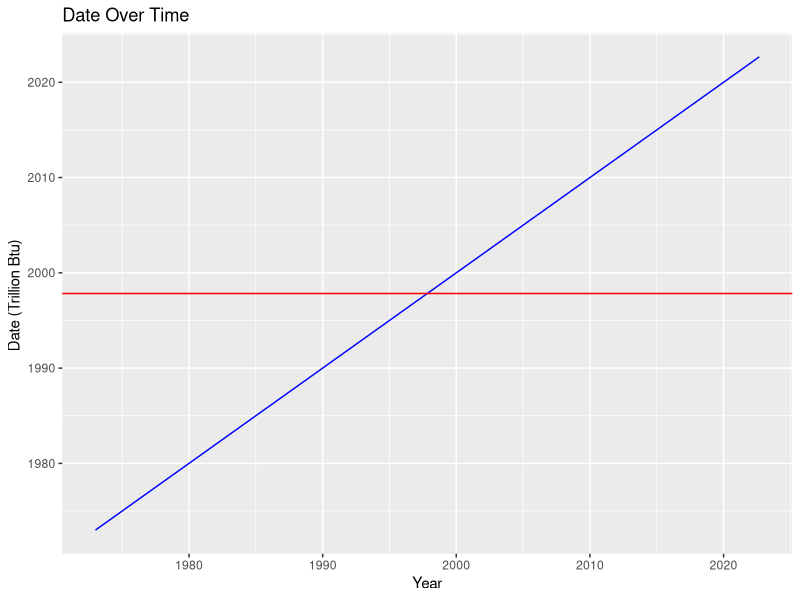
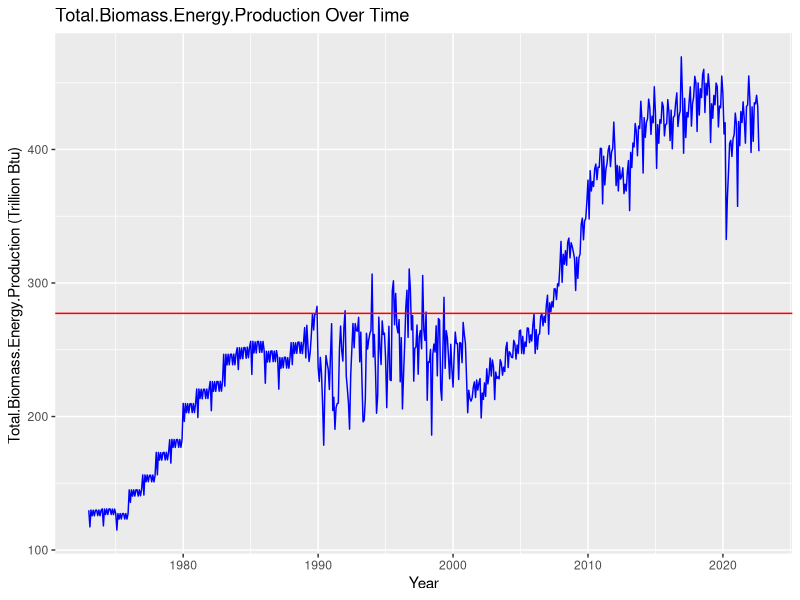
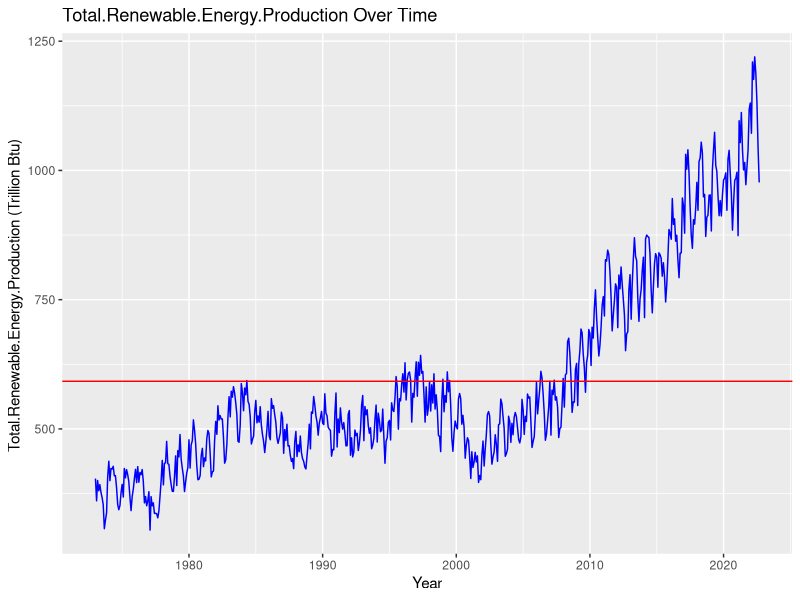
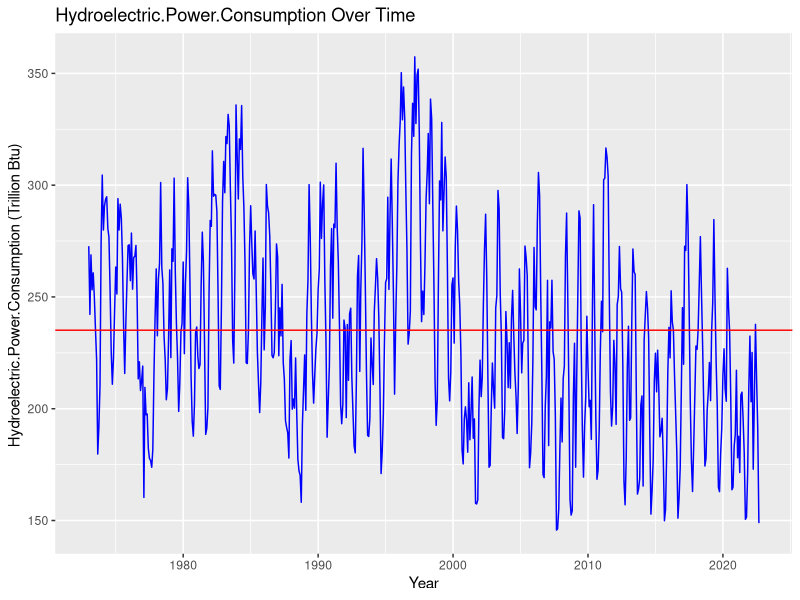
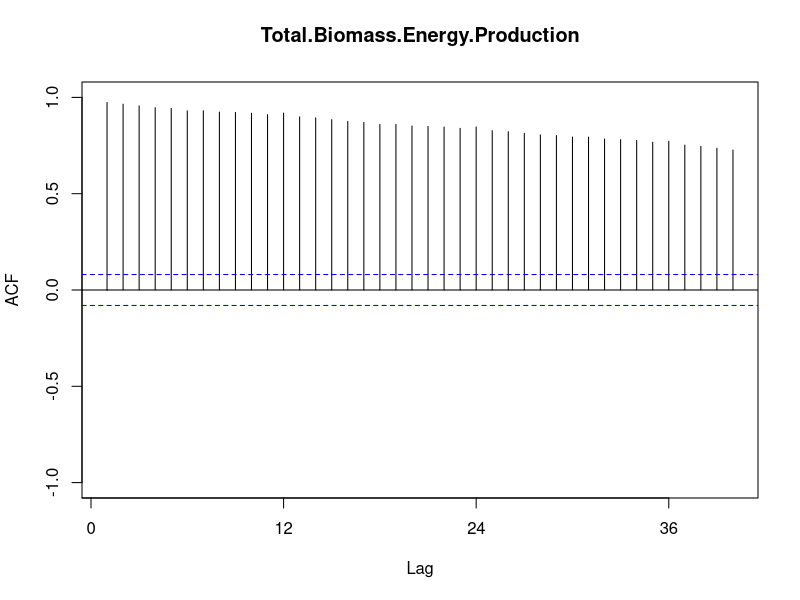
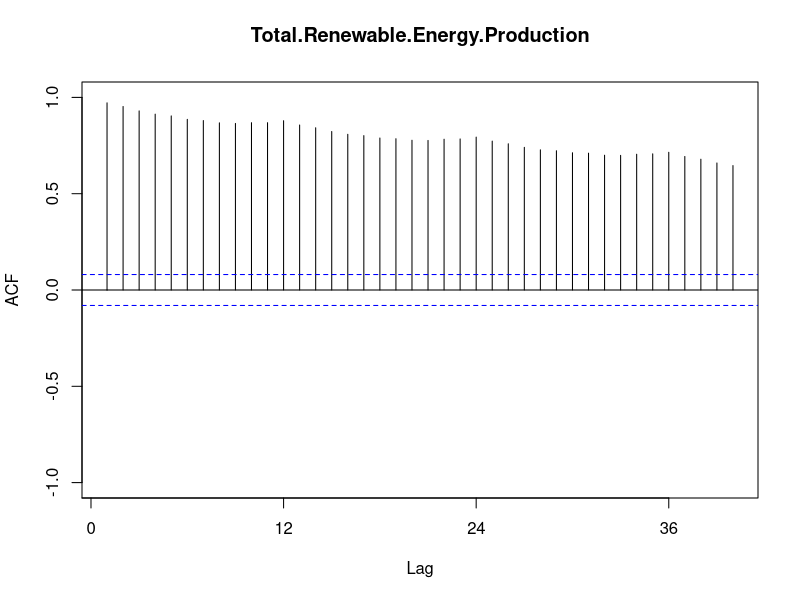
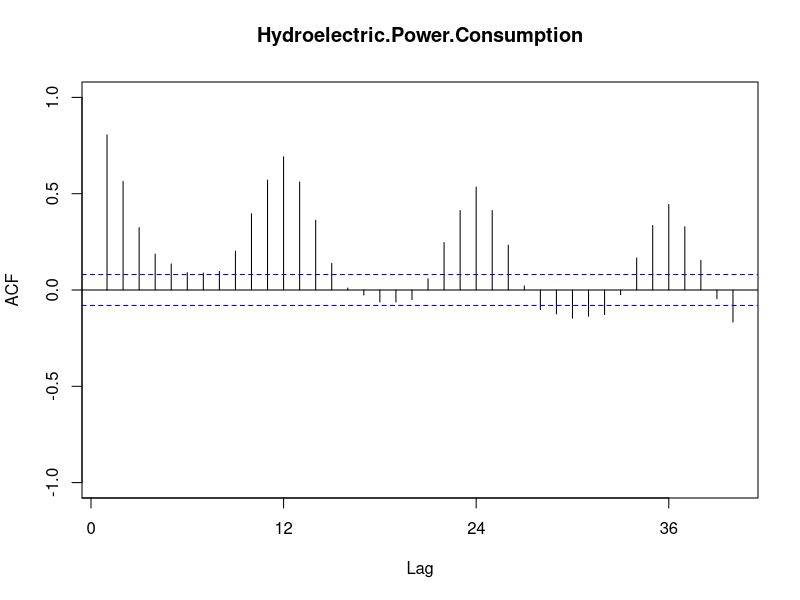

R code for these plots, in order: (Note: this script raises an error after producing the figures.)
## ---- chunk 1
#Load/install required package here
library(forecast)
library(tseries)
library(dplyr)
library(lubridate)
library(ggplot2)
## ---- chunk 2
#Importing data set
energy_data <- read.csv(file="../Data/Table_10.1_Renewable_Energy_Production_and_Consumption_by_Source-Edit.csv", header = TRUE, dec = ".", sep=",",stringsAsFactors = TRUE) 

#transform Date column 
energy_data$Month<- ym(energy_data$Month)
colnames(energy_data)[1]<- "Date"
head(energy_data)
## ---- chunk 3
colnames(energy_data)
data<- energy_data[,c(1,4,5,6)]
head(data)
tail(data) #no zeros 
## ---- chunk 4
ts_data<- ts(data[,(2:4)], frequency = 12, start = c(1973,1))
head(ts_data)
## ---- chunk 5
biomass_prod_mean<- mean(data$Total.Biomass.Energy.Production)
biomass_prod_sd<- sd(data$Total.Biomass.Energy.Production)
renew_prod_mean<- mean(data$Total.Renewable.Energy.Production)
renew_prod_sd<- sd(data$Total.Renewable.Energy.Production)
hydro_prod_mean<- mean(data$Hydroelectric.Power.Consumption)
hydro_prod_sd<- sd(data$Hydroelectric.Power.Consumption)

#might how to output them
## ---- chunk 6
for(i in 1:ncol(data)-1){
  print(ggplot(data, aes(x=Date, y=data[,(1+i)])) +
          geom_line(color="blue") +
          geom_hline(yintercept = mean(data[,(1+i)]), color="red") + 
          ylab(paste0(colnames(data)[1+i], " (Trillion Btu)", sep = " "))+
          xlab("Year")+
          labs(title = paste0(colnames(data)[1+i], " Over Time", sep = " "))
         )
}

#interpret 

## ---- chunk 7

## ---- chunk 8
name<- colnames(data)
for(i in 1:(ncol(data)-1)){
  Acf(ts_data[,i], lag.max=40, main=name[i+1],ylim=c(-1,1))
}

## ---- chunk 9
for(i in 1:(ncol(data)-1)){
  Pacf(ts_inflow_data[,i], lag.max=40,main=name[i+1], ylim=c(-1,1))
}

